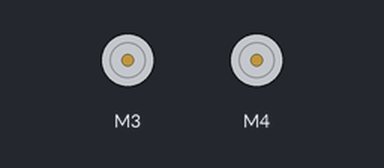
Recording of a sketch running on a simulated Arduino Uno, built with avr-gcc and run on an emulated ATmega328P. Parts: 2 × DC motor (green arrow = forward, orange = backward, longer = faster). What the sketch prints to the serial monitor is not drawn. At 44.4 s the program stops and its outputs stay as they are.

Above: at 0.1 s.
At 7.3 s:
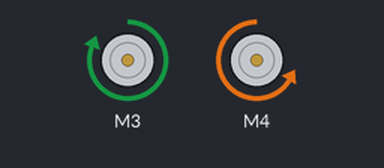
At 19.5 s:
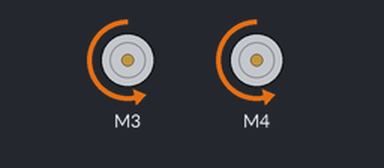
At 39.2 s:
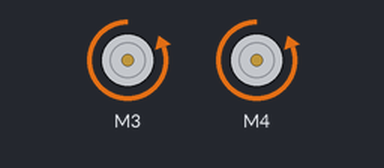
Timing chart, 0 to 40.0 s (numbered marks = the images above):
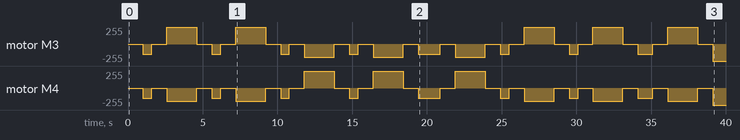

Measured:
- by itself, motor M3: stopped → backward 150/255 at 1.0 s, → stopped 0.60 s later, → forward 255/255 1.0 s later, → stopped 2.0 s later, … (33 changes in this stretch)
- by itself, motor M4: stopped → backward 150/255 at 1.0 s, → stopped 0.60 s later, → backward 200/255 1.0 s later, → stopped 2.0 s later, … (33 changes in this stretch)

The sketch:

Version3.1.ino
```cpp
#include <SoftwareSerial.h>
#include <AFMotor.h>
#define TRIG_F A0 //TRIG 핀 설정 (초음파 보내는 핀)
#define ECHO_F A1 //ECHO 핀 설정 (초음파 받는 핀)
#define TRIG_L A2 //TRIG 핀 설정 (초음파 보내는 핀)
#define ECHO_L A3 //ECHO 핀 설정 (초음파 받는 핀)
#define TRIG_R A4 //TRIG 핀 설정 (초음파 보내는 핀)
#define ECHO_R A5 //ECHO 핀 설정 (초음파 받는 핀)


AF_DCMotor motor_1(3);
AF_DCMotor motor_2(4);

void setup() {
  Serial.begin(9600);
  pinMode(TRIG_F, OUTPUT);
  pinMode(ECHO_F, INPUT);
  pinMode(TRIG_L, OUTPUT);
  pinMode(ECHO_L, INPUT);
  pinMode(TRIG_R, OUTPUT);
  pinMode(ECHO_R, INPUT);

  Serial.println("Motor party!");
  motor_1.setSpeed(50);
  motor_2.setSpeed(50);
  motor_1.run(RELEASE);
  motor_2.run(RELEASE);
}

void loop() {
  // Left();
  // Right();
  delay(1000);
  for(int i=0;i<2;i++){
    Go(600);
    Stop(1000);
    Right(2000);
    Stop(1000);
  }

  for(int i=0;i<2;i++){
    Go(600);
    Stop(1000);
    Left(2000);
    Stop(1000);
  }

  Go(1500);
  Stop(1000);
  Left(2000);
  Stop(1000);

  for(int i=0;i<2;i++){
    Go(600);
    Stop(1000);
    Right(2000);
    Stop(1000);
  }

  Go(1000);
  Stop(1000);
  Right(2000);
  Stop(1000);
  Go_Last(5000);
  Stop(100);
  while(1)
    delay(100);


  // Serial.print("\F_Distance : ");
  // int F_distance = Get_distance(TRIG_F, ECHO_F);
  // Serial.println("\n\n");
  // if (F_distance <= 10) {
  //   Stop();
  //   Serial.print("\L_Distance : ");
  //   int L_distance = Get_distance(TRIG_L, ECHO_L);
  //   Serial.print("\R_Distance : ");
  //   int R_distance = Get_distance(TRIG_R, ECHO_R);
  //   delay(1000);
  //   if (R_distance > L_distance) {
  //     Serial.println("Right Turn");
  //     Back();
  //     delay(200);
  //     Right();
  //     delay(1000);
  //   }
  //   else if (L_distance > R_distance) {
  //     Serial.println("Left Turn");
  //     Back();
  //     delay(200);
  //     Left();
  //     delay(1000);
  //   }
  // }
  // else {
  //   Go();
  // }
}

int Get_distance(int TRIG, int ECHO) {
  long duration, distance;
  digitalWrite(TRIG, LOW);
  delayMicroseconds(2);
  digitalWrite(TRIG, HIGH);
  delayMicroseconds(10);
  digitalWrite(TRIG, LOW);
  duration = pulseIn (ECHO, HIGH);
  distance = duration * 17 / 1000;
  Serial.println(distance);
  return distance;
}

void Go(int time) {
  motor_1.setSpeed(150);
  motor_2.setSpeed(150);
  // motor_1.run(FORWARD);
  // motor_2.run(FORWARD);
  motor_1.run(BACKWARD);
  motor_2.run(BACKWARD);
  delay(time);
}
void Go_Last(int time) {
  motor_1.setSpeed(255);
  motor_2.setSpeed(255);
  // motor_1.run(FORWARD);
  // motor_2.run(FORWARD);
  motor_1.run(BACKWARD);
  motor_2.run(BACKWARD);
  delay(time);
}

void Left(int time) {
  motor_1.setSpeed(200);
  motor_2.setSpeed(255);
  // motor_1.run(FORWARD);
  // motor_2.run(BACKWARD);
  motor_1.run(BACKWARD);
  motor_2.run(FORWARD);
  delay(time);
}

void Right(int time) {
  motor_1.setSpeed(255);
  motor_2.setSpeed(200);
  // motor_1.run(BACKWARD);
  // motor_2.run(FORWARD);
  motor_1.run(FORWARD);
  motor_2.run(BACKWARD);
  delay(time);
}

void Back(int time) {
  motor_1.setSpeed(100);
  motor_2.setSpeed(100);
  // motor_1.run(BACKWARD);
  // motor_2.run(BACKWARD);
  motor_1.run(FORWARD);
  motor_2.run(FORWARD);
  delay(time);
}

void Stop(int time) {
  motor_1.run(RELEASE);
  motor_2.run(RELEASE);
  delay(time);
}
```
